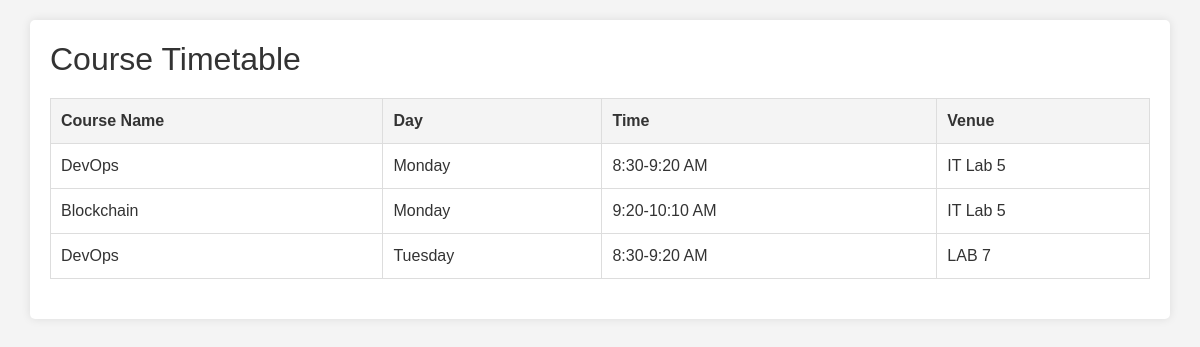
Screenshot of /backend/courseTimeTable/courseTimetable.php with the database file from the repository.
### tables this page shows
CREATE TABLE `course_timetable` (
  `c_id` int(11) NOT NULL,
  `course_name` varchar(255) NOT NULL,
  `day` varchar(255) NOT NULL,
  `time` varchar(255) NOT NULL,
  `venue` varchar(255) NOT NULL
);

### backend/courseTimeTable/courseTimetable.php (the view, shortened to what this page needs)
<?php
$host = 'sql12.freesqldatabase.com';
$dbname = 'sql12716221';
$user = 'sql12716221';
$pass = 'FfJUdVvA73';
$port = 3306;
$conn = new mysqli($host, $user, $pass, $dbname, $port);
$sql = "SELECT course_name, day, time, venue FROM course_timetable";
$result = $conn->query($sql);
?>
<!DOCTYPE html>
<html lang="en">
<head>
    <link href="https://stackpath.bootstrapcdn.com/bootstrap/4.5.2/css/bootstrap.min.css" rel="stylesheet">
</head>
<body>
    <div class="container">
        <h2>Course Timetable</h2>
        <table>
            <thead>
                <tr>
                    <th>Course Name</th>
                    <th>Day</th>
                    <th>Time</th>
                    <th>Venue</th>
                </tr>
            </thead>
            <tbody>
                <?php
                if ($result->num_rows > 0) {
                    while ($row = $result->fetch_assoc()) {
                        echo "<tr>
                            <td>{$row['course_name']}</td>
                            <td>{$row['day']}</td>
                            <td>{$row['time']}</td>
                            <td>{$row['venue']}</td>
                        </tr>";
                    }
                } else {
                    echo "<tr><td colspan='4'>No timetable available</td></tr>";
                }
                ?>
            </tbody>
        </table>
    </div>
</body>
</html>

### backend/courseTimeTable/courseTimetable.php (style rules this page uses)
body { font-family: Arial, sans-serif; background-color: #f4f4f4; color: #333; padding: 20px; }
.container { background-color: #fff; padding: 20px; border-radius: 5px; box-shadow: 0 0 10px rgba(0, 0, 0, 0.1); }
h2 { margin-bottom: 20px; }
table { width: 100%; border-collapse: collapse; margin-bottom: 20px; }
th, td { padding: 10px; border: 1px solid #ddd; text-align: left; }
th { background-color: #f4f4f4; }

### rows the page displays
course_timetable: course_name "DevOps", day "Monday", time "8:30-9:20 AM", venue "IT Lab 5"
course_timetable: course_name "Blockchain", day "Monday", time "9:20-10:10 AM", venue "IT Lab 5"
course_timetable: course_name "DevOps", day "Tuesday", time "8:30-9:20 AM", venue "LAB 7"
